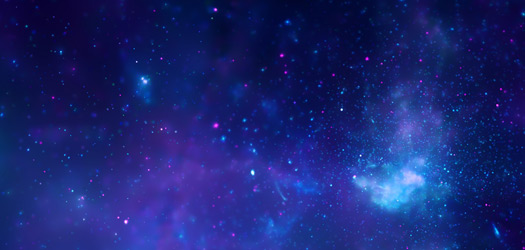
#> input picture xray1.jpeg, 525 x 250 px
$ jupyter execute --allow-errors analysis.ipynb
#> lines starting #> are read from the running program, lines starting #| are printed output that depends on the picture
[cell 1]
import cv2
import numpy as np
import matplotlib.pyplot as plt
from astropy.visualization import SqrtStretch
from astropy.visualization.mpl_normalize import ImageNormalize

[cell 2]
image=cv2.imread('xray1.jpeg')
#> image is the input picture: shape (250, 525, 3); mean B, G, R 114.3, 36.6, 25.9
cv2.imshow("Data",image)

[cell 3]
gray_image = cv2.cvtColor(image, cv2.COLOR_BGR2GRAY)
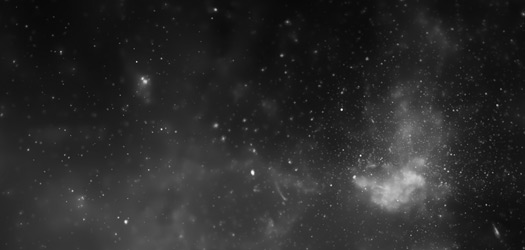
#> gray_image: shape (250, 525); min 7, max 251, mean 42.3


$ run again, with IR.jpg copied over xray1.jpeg
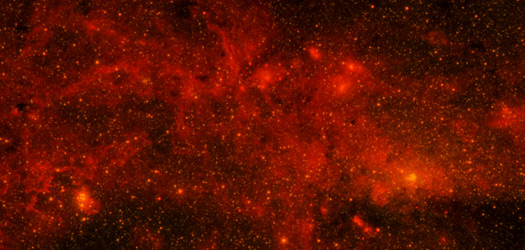
#> input picture IR.jpg, 525 x 250 px
#> image is the input picture: shape (250, 525, 3); mean B, G, R 2.1, 17.9, 93.1
#> `gray_image = cv2.cvtColor(image, cv2.COLOR_BGR2GRAY)`:
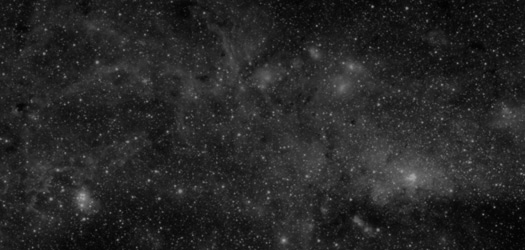
#> gray_image: shape (250, 525); min 1, max 165, mean 38.5

$ run again, with blended_image.jpg copied over xray1.jpeg
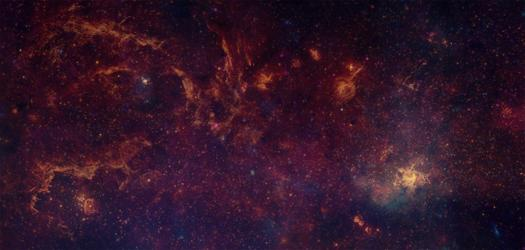
#> input picture blended_image.jpg, 525 x 250 px
#> image is the input picture: shape (250, 525, 3); mean B, G, R 39.9, 21.2, 49.7
#> `gray_image = cv2.cvtColor(image, cv2.COLOR_BGR2GRAY)`:
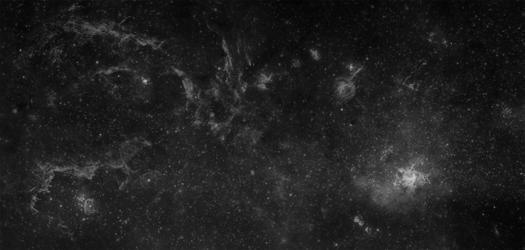
#> gray_image: shape (250, 525); min 3, max 206, mean 31.9
